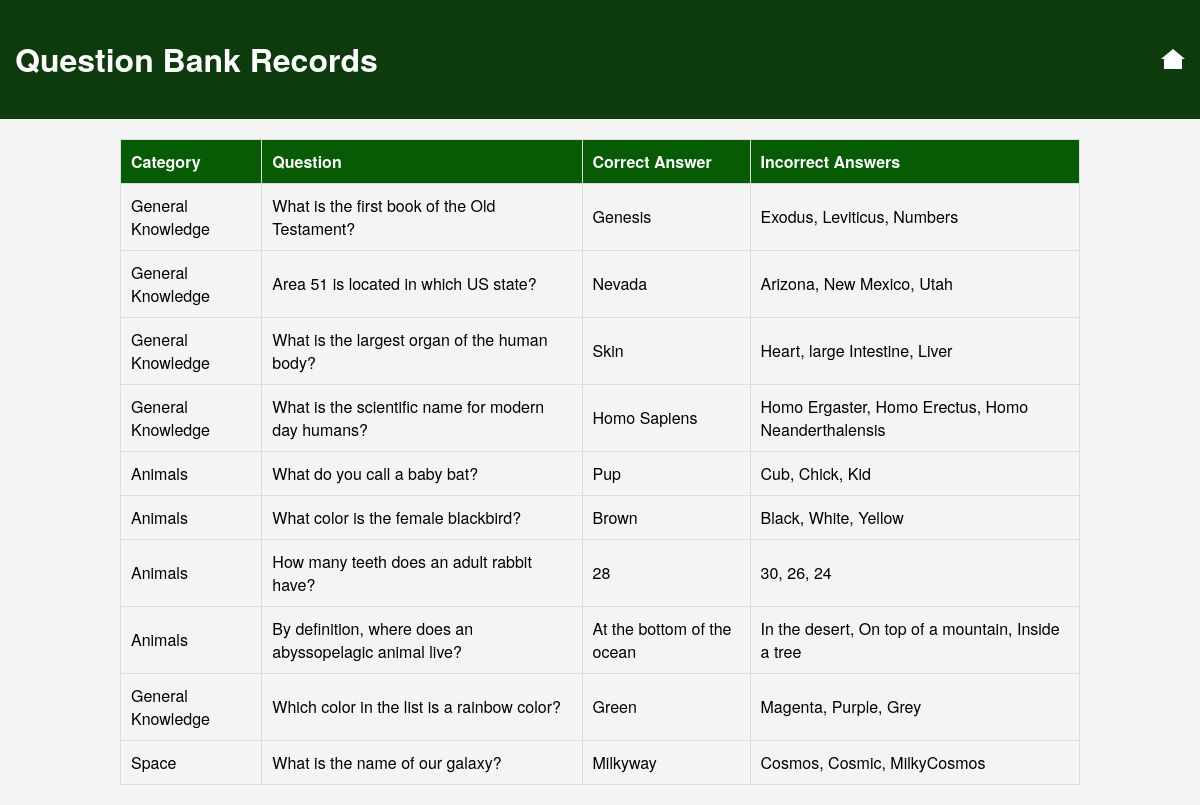
The page /question_bank on the database its author committed.
### tables this page shows
CREATE TABLE question_bank (id INTEGER PRIMARY KEY AUTOINCREMENT, category TEXT, question TEXT, correct_answer TEXT, incorrect_answers TEXT);

### alta3research-flask01.py (the view)
@app.route('/question_bank', methods=['GET'])
def question_bank():
    conn = sqlite3.connect('database.db')
    conn.row_factory = sqlite3.Row
    cursor = conn.cursor()
    cursor.execute("SELECT * FROM question_bank")
    rows = cursor.fetchall()
    return render_template("list.html",rows = rows)

### templates/list.html (shortened to what this page needs)
<!DOCTYPE html>
<html lang="en">
<head>
    <link rel="stylesheet" href="{{ url_for('static', filename='style.css') }}">
</head>
<body>
    <header>
        <h1>Question Bank Records</h1>
        <a href="/" class="home-icon">
         <svg xmlns="http://www.w3.org/2000/svg" viewBox="0 0 24 24">
             <path d="M12 2L0 12h3v10h18v-10h3"></path>
         </svg>
     </a>
    </header>
    <table>
        <thead>
            <tr>
                <th>Category</th>
                <th>Question</th>
                <th>Correct Answer</th>
                <th>Incorrect Answers</th>
            </tr>
        </thead>
        <tbody>
            {% for row in rows %}
                <tr>
                    <td>{{ row["category"] }}</td>
                    <td>{{ row["question"] }}</td>
                    <td>{{ row["correct_answer"] }}</td>
                    <td>{{ row["incorrect_answers"] }}</td>
                </tr>
            {% endfor %}
        </tbody>
    </table>
</body>
</html>

### static/style.css (style rules this page uses)
body { font-family: 'Helvetica Neue', Helvetica, Arial, sans-serif; background-color: #f4f4f4; margin: 0; padding: 0; display: flex; align-items: center; justify-content: center; flex-direction: column; }
header { background-color: #0e3b0d; color: #fff; text-align: center; padding: 15px; width: 100%; box-sizing: border-box; margin-top: 0; display: flex; justify-content: space-between; align-items: center; }
.home-icon { width: 24px; height: 24px; fill: #fff; cursor: pointer; }
table { border-collapse: collapse; width: 80%; margin: 20px auto; }
th, td { border: 1px solid #ddd; padding: 10px; text-align: left; }
th { background-color: #065b04; color: #fff; }

### rows shown on the page
question_bank: category "General Knowledge", question "What is the first book of the Old Testament?", correct_answer "Genesis", incorrect_answers "Exodus, Leviticus, Numbers"
question_bank: category "General Knowledge", question "Area 51 is located in which US state?", correct_answer "Nevada", incorrect_answers "Arizona, New Mexico, Utah"
question_bank: category "General Knowledge", question "What is the largest organ of the human body?", correct_answer "Skin", incorrect_answers "Heart, large Intestine, Liver"
question_bank: category "General Knowledge", question "What is the scientific name for modern day humans?", correct_answer "Homo Sapiens", incorrect_answers "Homo Ergaster, Homo Erectus, Homo Neanderthalensis"
question_bank: category "Animals", question "What do you call a baby bat?", correct_answer "Pup", incorrect_answers "Cub, Chick, Kid"
question_bank: category "Animals", question "What color is the female blackbird?", correct_answer "Brown", incorrect_answers "Black, White, Yellow"
question_bank: category "Animals", question "How many teeth does an adult rabbit have?", correct_answer "28", incorrect_answers "30, 26, 24"
question_bank: category "Animals", question "By definition, where does an abyssopelagic animal live?", correct_answer "At the bottom of the ocean", incorrect_answers "In the desert, On top of a mountain, Inside a tree"
question_bank: category "General Knowledge", question "Which color in the list is a rainbow color?", correct_answer "Green", incorrect_answers "Magenta, Purple, Grey"
question_bank: category "Space", question "What is the name of our galaxy?", correct_answer "Milkyway", incorrect_answers "Cosmos, Cosmic, MilkyCosmos"
